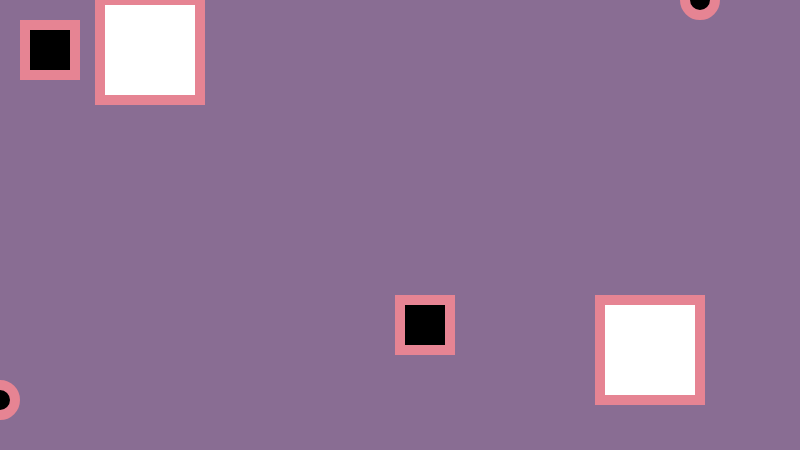
Frame 1 (no input)
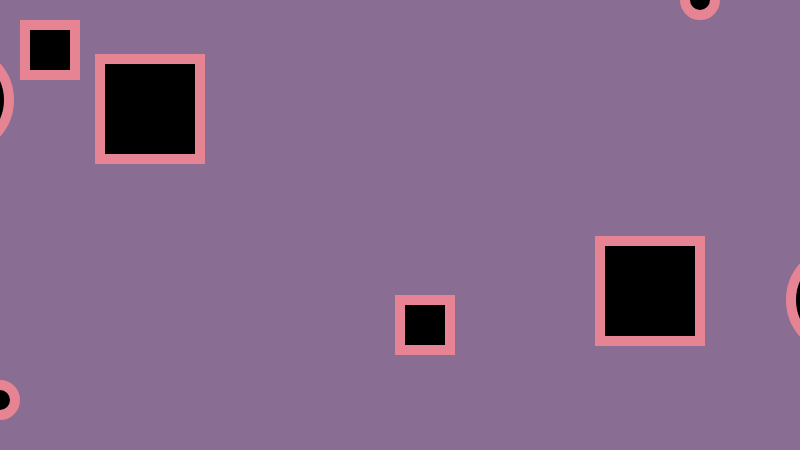
Frame 60 (no input)
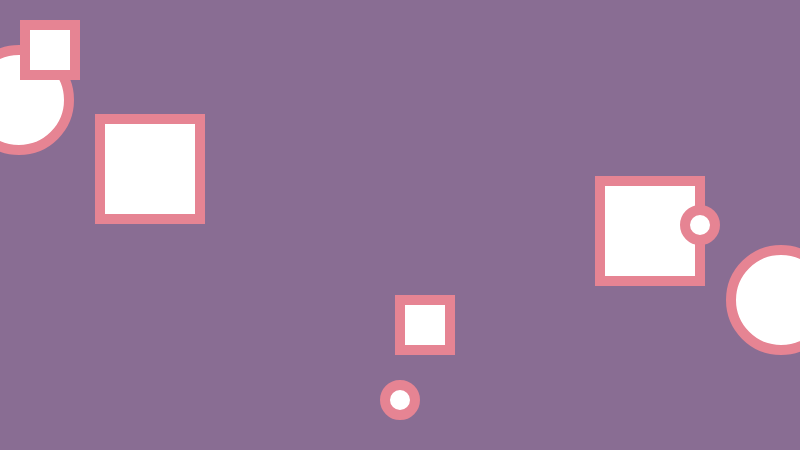
Frame 120 (the mouse pressed at the canvas centre since frame 60)

The p5.js sketch that drew these frames (run headless with seeded random() and noise() and a simulated clock; from frame 60 on, the mouse is pressed at the canvas centre):

// p5.js sketch
// ── sketch.js
var rectDOWN = 0
var rectUP = 300
var circleL = 900
var circleR = -100
var value = 0;


function setup () {
		createCanvas (800, 450)

		
}


function draw () {
		strokeWeight (10)
		stroke (230,132,147)


		background (137,109,147)

		rect(100,rectDOWN,100,100)
		rect(600,rectUP,100,100)

		ellipse(circleL,300, 100,100)
		ellipse(circleR, 100,100,100)

	    fill(value);
        rect(25, 25, 50, 50)
        rect(400, 300, 50, 50,)
        ellipse (700,mouseY, 30,30)
        ellipse (mouseX,400, 30,30)

	    rectDOWN = rectDOWN + 1
	    rectUP = rectUP - 1
	    circleR = circleR + 1
	    circleL = circleL - 1



	}

function mousePressed() {
  if (value == 0) {
    value = 255;
  } else {
    value = 0;
  }
}






	


// ── webpage.html
<!DOCTYPE html>
<html>
	<head>
		 <script src="https://cdnjs.cloudflare.com/ajax/libs/p5.js/0.5.16/p5.js"></script>
		 

		 <title>HELLO</title>


		 <script src="sketch.js"></script>
	</head>
	



</html>
